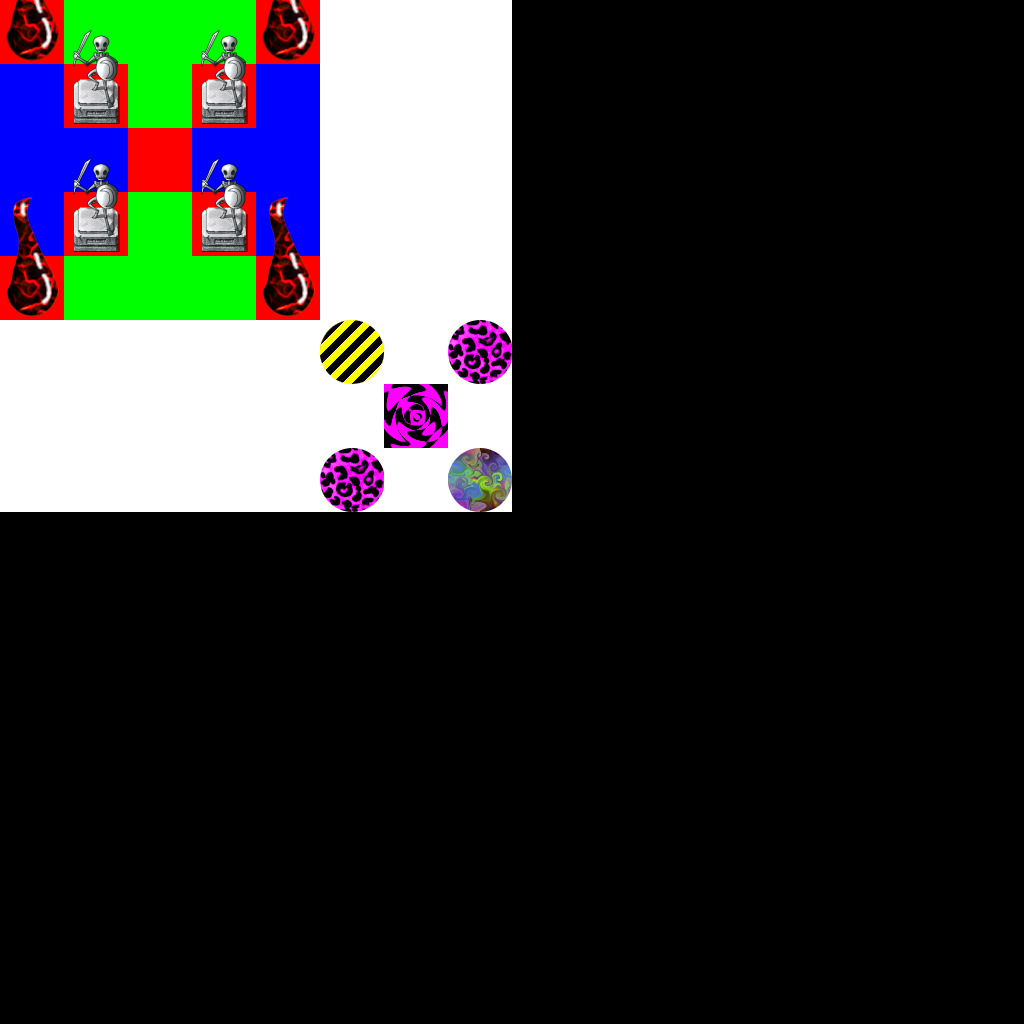

This game map was drawn from its Tiled (.tmx) file and the tilesets committed beside it. A one-line description and the full map source follow:
An orthogonal 16x16 tile map with 64x64 px tiles, 2 tile layers (ground, decorations), 4 tilesets and 2 objects (spawnPoint1, goal1).

<map version="1.2" tiledversion="1.2.3" orientation="orthogonal" renderorder="left-down" width="16" height="16" tilewidth="64" tileheight="64" infinite="0" nextlayerid="4" nextobjectid="5">
 <tileset firstgid="1" source="tileset1.tsx" />
 <tileset firstgid="5" source="tileset-singles1.tsx" />
 <tileset firstgid="7" source="tileset2.tsx" />
 <tileset firstgid="11" source="tileset-animated1.tsx" />
 <layer id="1" name="ground" width="16" height="16">
  <data encoding="csv">
2,3,3,3,2,1,1,1,0,0,0,0,0,0,0,0,
4,2,3,2,4,1,1,1,0,0,0,0,0,0,0,0,
4,4,2,4,4,1,1,1,0,0,0,0,0,0,0,0,
4,2,3,2,4,1,1,1,0,0,0,0,0,0,0,0,
2,3,3,3,2,1,1,1,0,0,0,0,0,0,0,0,
1,1,1,1,1,1,1,1,0,0,0,0,0,0,0,0,
1,1,1,1,1,1,1,1,0,0,0,0,0,0,0,0,
1,1,1,1,1,1,1,1,0,0,0,0,0,0,0,0,
0,0,0,0,0,0,0,0,0,0,0,0,0,0,0,0,
0,0,0,0,0,0,0,0,0,0,0,0,0,0,0,0,
0,0,0,0,0,0,0,0,0,0,0,0,0,0,0,0,
0,0,0,0,0,0,0,0,0,0,0,0,0,0,0,0,
0,0,0,0,0,0,0,0,0,0,0,0,0,0,0,0,
0,0,0,0,0,0,0,0,0,0,0,0,0,0,0,0,
0,0,0,0,0,0,0,0,0,0,0,0,0,0,0,0,
0,0,0,0,0,0,0,0,0,0,0,0,0,0,0,0
</data>
 </layer>
 <layer id="2" name="decorations" width="16" height="16">
  <data encoding="csv">
5,0,0,0,5,0,0,0,0,0,0,0,0,0,0,0,
0,6,0,6,0,0,0,0,0,0,0,0,0,0,0,0,
0,0,0,0,0,0,0,0,0,0,0,0,0,0,0,0,
0,6,0,6,0,0,0,0,0,0,0,0,0,0,0,0,
5,0,0,0,5,0,0,0,0,0,0,0,0,0,0,0,
0,0,0,0,0,8,0,9,0,0,0,0,0,0,0,0,
0,0,0,0,0,0,11,0,0,0,0,0,0,0,0,0,
0,0,0,0,0,9,0,10,0,0,0,0,0,0,0,0,
0,0,0,0,0,0,0,0,0,0,0,0,0,0,0,0,
0,0,0,0,0,0,0,0,0,0,0,0,0,0,0,0,
0,0,0,0,0,0,0,0,0,0,0,0,0,0,0,0,
0,0,0,0,0,0,0,0,0,0,0,0,0,0,0,0,
0,0,0,0,0,0,0,0,0,0,0,0,0,0,0,0,
0,0,0,0,0,0,0,0,0,0,0,0,0,0,0,0,
0,0,0,0,0,0,0,0,0,0,0,0,0,0,0,0,
0,0,0,0,0,0,0,0,0,0,0,0,0,0,0,0
</data>
 </layer>
 <objectgroup id="3" name="objects">
  <object id="3" name="spawnPoint1" x="128" y="128" width="64" height="64">
   <properties>
    <property name="spawnPoint" type="bool" value="true" />
   </properties>
  </object>
  <object id="4" name="goal1" x="384" y="384" width="64" height="64">
   <properties>
    <property name="goal" type="bool" value="true" />
   </properties>
  </object>
 </objectgroup>
</map>